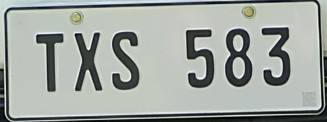
#> input picture dspPython/sample_text3.jpg, 327 x 122 px
$ jupyter execute --allow-errors 'activity9 (2).ipynb'
#> lines starting #> are read from the running program, lines starting #| are printed output that depends on the picture; after the words box and inside, x2 and y2 are one past the last pixel; in counts of white or black regions, pixels touching at a corner belong together
[cell 1]
import cv2
from ultralytics import YOLO
#import numpy as np
import matplotlib.pyplot as plt

#> (a cell that did not finish here is left out)

[cell 3]
# Path to your test image (change this to your own image path)
image_path = "car6.jpg"

# Run detection
#> (the rest of this cell did not finish here and is left out)

[cell 4]
import cv2
import pytesseract
from matplotlib import pyplot as plt
import re

# --- OPTIONAL: If tesseract is not in PATH, set the path manually ---
# For Windows, uncomment and adjust:
# pytesseract.pytesseract.tesseract_cmd = r"C:\Program Files\Tesseract-OCR\tesseract.exe"

def ocr_image(image_path):
    # Load the image
#> called with image_path = 'sample_text3.jpg'
    img = cv2.imread(image_path)
#> img is the input picture: shape (122, 327, 3); mean B, G, R 160.2, 165.6, 159.8

    # Convert to grayscale
    gray = cv2.cvtColor(img, cv2.COLOR_BGR2GRAY)

    # Apply thresholding
    _, thresh = cv2.threshold(gray, 150, 255, cv2.THRESH_BINARY)
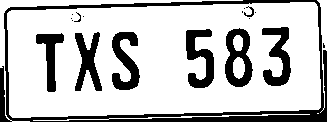
#> thresh: shape (122, 327); 76.3% white; 18 black regions (9 under 20 px), largest, box (x1, y1, x2, y2) and area: (0, 0, 327, 122) 4258, (225, 28, 253, 87) 940, (186, 29, 214, 88) 918

    # Morphological noise removal
    kernel = cv2.getStructuringElement(cv2.MORPH_RECT, (1, 1))
    cleaned = cv2.morphologyEx(thresh, cv2.MORPH_OPEN, kernel)

    # OCR with Tesseract
    raw_text = pytesseract.image_to_string(
        cleaned,
        config="--psm 7 -c tessedit_char_whitelist=ABCDEFGHIJKLMNOPQRSTUVWXYZ0123456789 "
    )

    # --- CLEANUP: remove unwanted characters ---
    cleaned_text = re.sub(r"[^A-Z0-9]", "", raw_text).strip()

    # --- Insert space between letters and numbers ---
    match = re.search(r"([A-Z]{2,3})([0-9]{3,4})", cleaned_text)
    if match:
        cleaned_text = f"{match.group(1)} {match.group(2)}"

    # Show original and processed image inline (Jupyter)
    fig, axs = plt.subplots(1, 2, figsize=(12, 6))
    axs[0].imshow(cv2.cvtColor(img, cv2.COLOR_BGR2RGB))
    axs[0].set_title("Original Image")
    axs[0].axis("off")

    axs[1].imshow(cleaned, cmap="gray")
    axs[1].set_title("Processed for OCR")
    axs[1].axis("off")

    plt.show()

    return cleaned_text

# Example usage
#> (the rest of this cell did not finish here and is left out)
